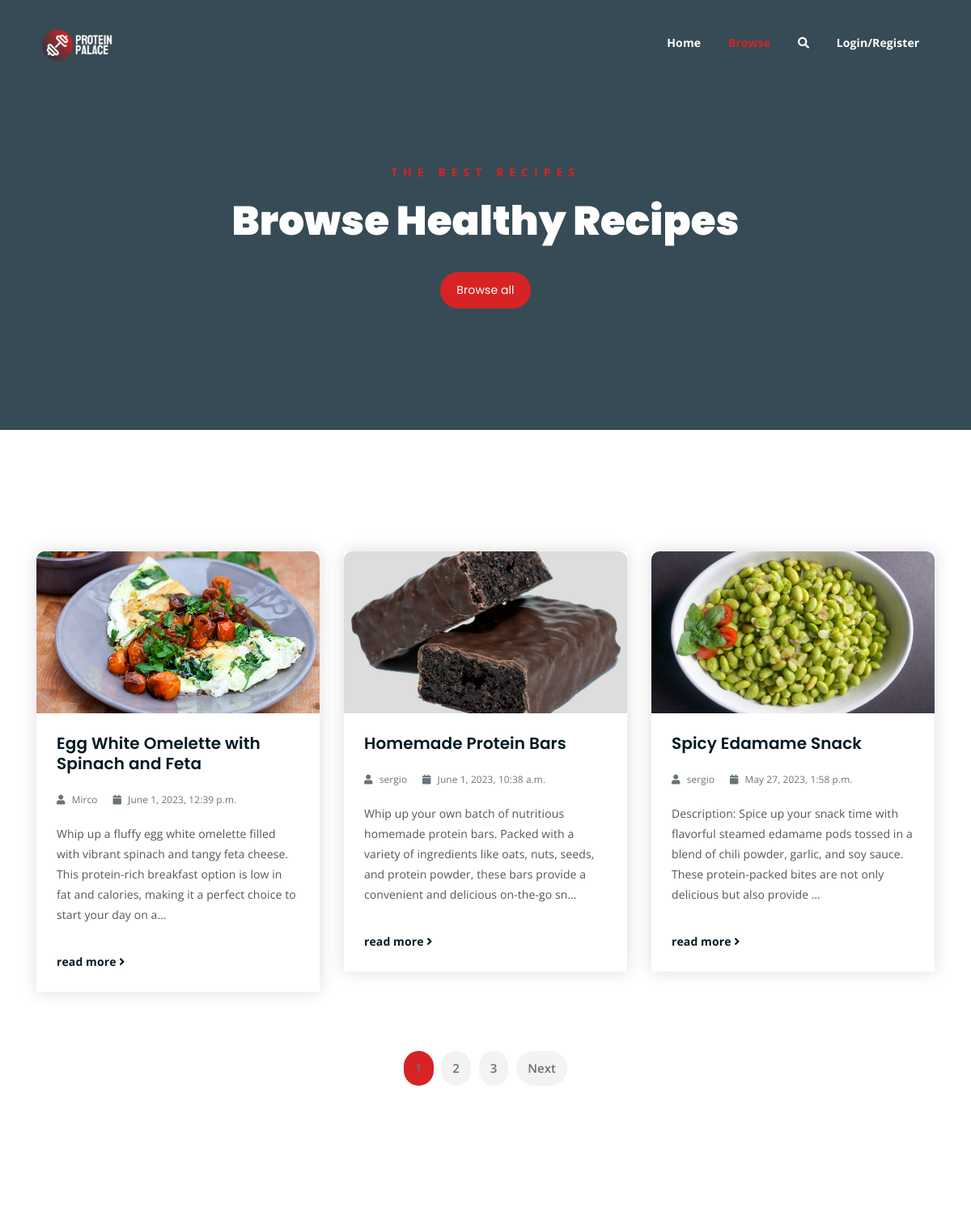
/browse/ (upper part), run on an earlier commit of the app's database.
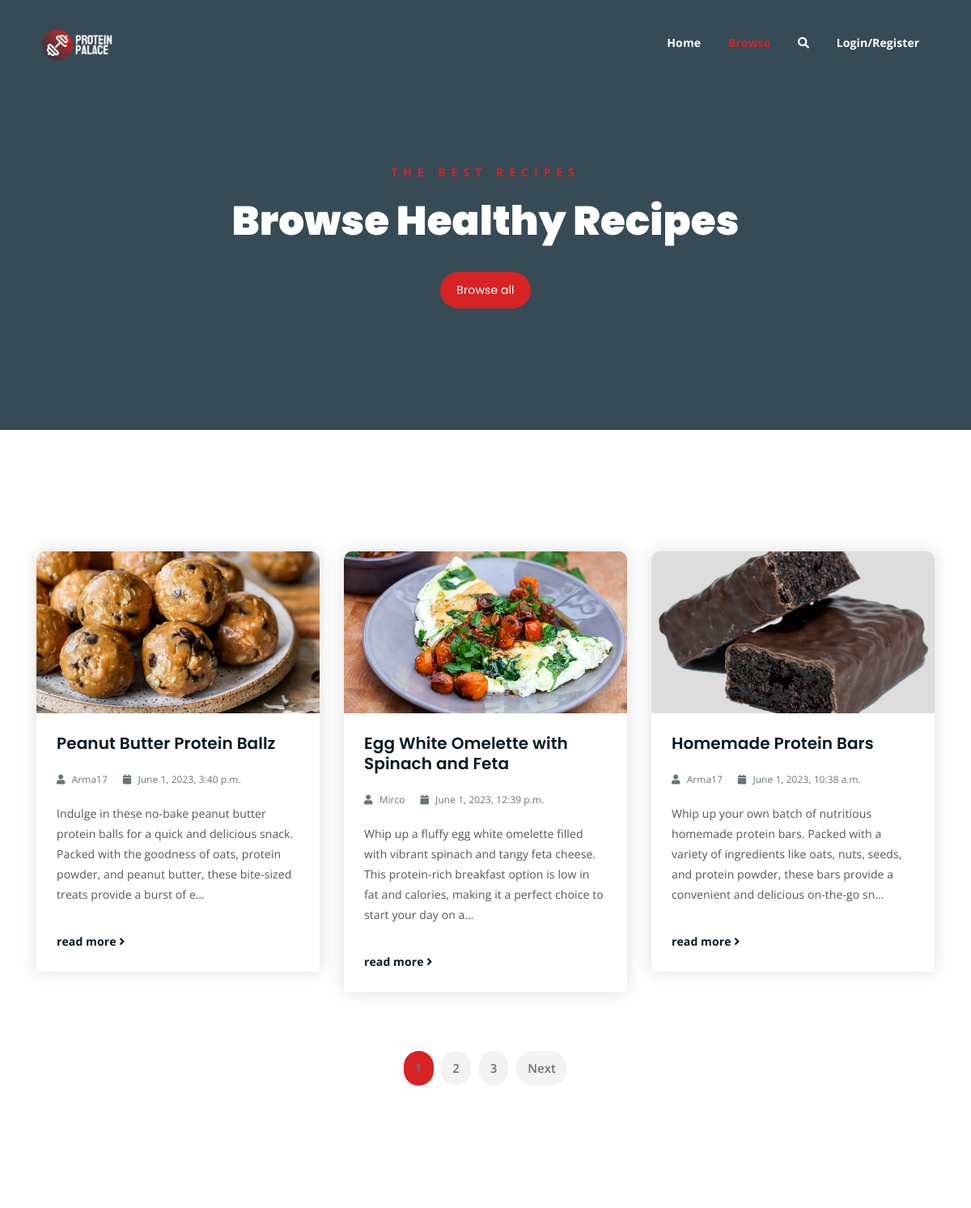
And on a later commit of the database.
### ProteinPalaceApp/models.py (models this page shows, shortened)
class Recipe(models.Model):
    user = models.ForeignKey(User, on_delete=models.SET_NULL, null=True)
    name = models.CharField(max_length=255)
    image = models.ImageField(upload_to=recipe_image_filename)
    description = models.TextField()
    category = models.ForeignKey('Category', on_delete=models.CASCADE)
    comments = models.ManyToManyField('Comment', blank=True)
    createdAt = models.DateTimeField(auto_now_add=True)
    updatedAt = models.DateTimeField(auto_now=True)

### ProteinPalaceApp/views.py (the view)
# urls.py: path('browse/', views.browse, name = 'browse'),
def browse(request):
    num = int(request.GET.get('num', 1))  # 1 is the default value
    max_recipes_per_page = 3  # Set the maximum number of recipes to display per page
    recipes = Recipe.objects.order_by('-createdAt')  # Order recipes by the 'created_at' field in descending order
    paginator = Paginator(recipes, max_recipes_per_page)
    page = paginator.get_page(num)
    page_range = paginator.page_range
    max_pages = paginator.num_pages
    myDict = {
        "title": "Browse",
        "current_page": "browse",  # Set current_page to 'browse'
        "num": num,
        "recipes": page,
        "max_recipes_per_page": max_recipes_per_page,
        "page_range": page_range,
        "max_pages": max_pages,
    }
    return render(request, 'browse.html', context=myDict)

### templates/browse.html (shortened to what this page needs)
{% extends "index.html" %}
{% block content %}
<div class="breadcrumb-section breadcrumb-bg">
    <div class="container">
        <div class="row">
            <div class="col-lg-8 offset-lg-2 text-center">
                <div class="breadcrumb-text">
                    {% block breadcrumb-text %}
                    <p>The best recipes</p>
                    <h1>Browse Healthy Recipes</h1>
                    {% endblock %}
                </div>
                <div class="hero-btns">
                    {% block hero-btns %}
                    <a href="{% url 'browse' %}" class="boxed-btn">Browse all</a>
                    {% endblock %}
                </div>
            </div>
        </div>
    </div>
</div>
{% block data %}
<div class="latest-news mt-150 mb-150">
    <div class="container">
        {% block recipes %}
        <div class="row">
            {% for recipe in recipes %}
            <div class="col-lg-4 col-md-6">
                <div class="single-latest-news">
                    <a href="{% if recipe.pk %} {% url 'recipe-detail' recipe.pk %}{% endif %}">
                        <div class="latest-news-bg" style="background-image: url('{{ recipe.image.url }}');"></div>
                    </a>
                    <div class="news-text-box">
                        <h3><a href="{% if recipe.pk %} {% url 'recipe-detail' recipe.pk %}{% endif %}" >{{ recipe.name }}</a></h3>
                        <p class="blog-meta">
                            <span class="author"><i class="fas fa-user"></i> {{ recipe.user.username }}</span>
                            <span class="date"><i class="fas fa-calendar"></i> {{ recipe.createdAt }}</span>
                        </p>
                        <p class="excerpt">{{ recipe.description|truncatechars:200 }}</p>
                        <a href="{% if recipe.pk %} {% url 'recipe-detail' recipe.pk %}{% endif %}"  class="read-more-btn">read more <i class="fas fa-angle-right"></i></a>
                    </div>
                </div>
            </div>
            {% endfor %}
        </div>
        {% endblock %}
        <div class="row">
            <div class="container">
                <div class="row">
                    <div class="col-lg-12 text-center">
                        <div class="pagination-wrap">
                            <ul>
                                {% for page_num in page_range %}
                                    {% if page_num == num %}
                                        <li><a class="active" href="?num={{ page_num }}">{{ page_num }}</a></li>
                                    {% else %}
                                        <li><a href="?num={{ page_num }}">{{ page_num }}</a></li>
                                    {% endif %}
                                {% endfor %}
                                {% if num < max_pages %}
                                    <li><a href="?num={{ num|add:'1' }}">Next</a></li>
                                {% endif %}
                            </ul>
                        </div>
                    </div>
                </div>
            </div>
        </div>
    </div>
</div>
{% endblock %}
{% endblock %}

What changed in the data, as far as the page shows it:
no longer on this page (row unchanged): Recipe: image (picture), name "Spicy Edamame Snack", user.username "sergio", createdAt "May 27, 2023, 1:58 p.m.", description "Description: Spice up your snack time with flavorful steamed edamame pods tossed in a blend of chili powder, garlic, and soy sauce. These protein-packed bites are not only delicious but also provide …"
added Recipe: image (picture), name "Peanut Butter Protein Ballz", user.username "Arma17", createdAt "June 1, 2023, 3:40 p.m.", description "Indulge in these no-bake peanut butter protein balls for a quick and delicious snack. Packed with the goodness of oats, protein powder, and peanut butter, these bite-sized treats provide a burst of e…"
changed Recipe "Homemade Protein Bars": user.username "sergio" → "Arma17"
